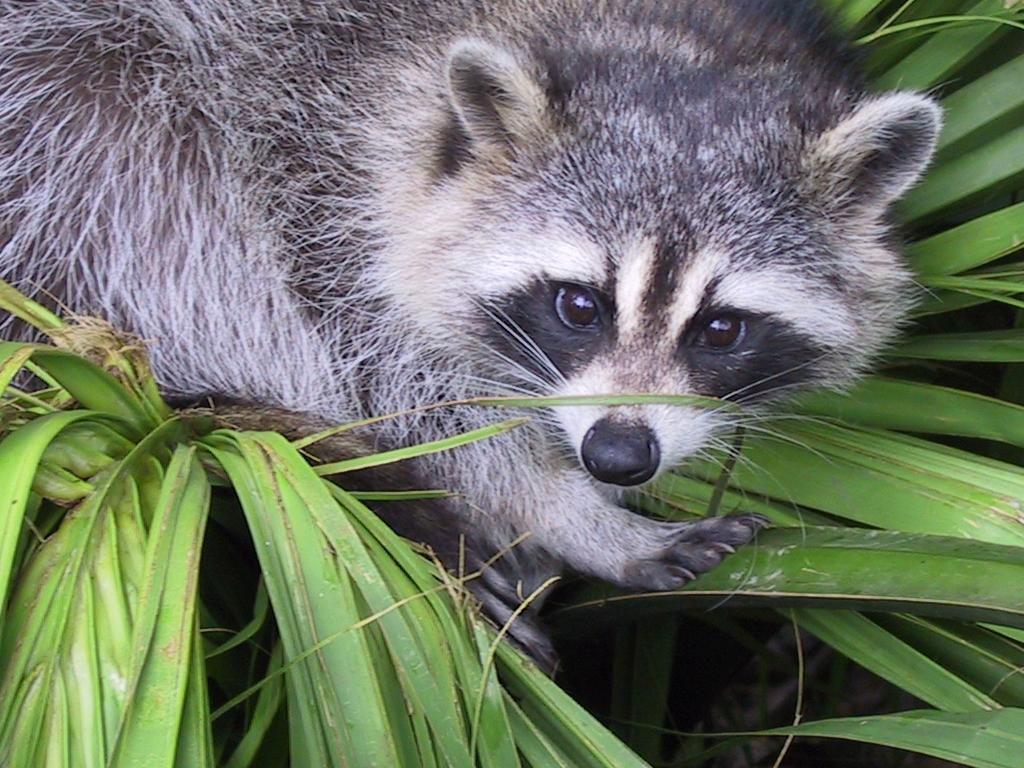
#> input picture ex04/animal.jpeg, 1024 x 768 px
$ python rotate.py
#> lines starting #> are read from the running program, lines starting #| are printed output that depends on the picture
### ex04/load_image.py
import numpy as np
import matplotlib.pyplot as plt
from PIL import Image


# [11 lines left out: function ft_load, not called in this run]


def zoom(path: str) -> np.ndarray:
    """crop the image and return a 3d array"""
#> called with path = 'animal.jpeg'
    image_data = plt.imread(path)
#> image_data is the input picture: shape (768, 1024, 3); mean R, G, B 110.7, 117.7, 102.1
    cropped_image_data = image_data[114:514, 452:852, 1]
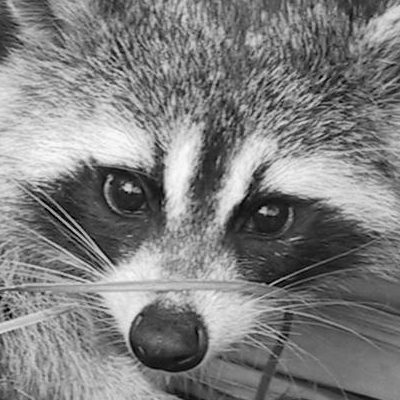
#> cropped_image_data: shape (400, 400); min 0, max 252, mean 127.3
#| The shape of the image is:  (400, 400, 1)
#> (printed output is left out)
    cropped_image = Image.fromarray(cropped_image_data)
    image_3d = np.expand_dims(cropped_image, axis=2)
    resized_image = cropped_image.resize((400, 400))
    resized_image.save("cropped_image.jpeg")
    plt.imshow(resized_image, cmap="gray")
    plt.axis('on')
    plt.show()
    return image_3d

### ex04/rotate.py
from load_image import zoom
import matplotlib.pyplot as plt
import numpy as np


def ft_rotate(path: str) -> list:
    """rotates the image by 90 degrees clockwise, saves it as rotated_image"""
#> called with path = 'cropped_image.jpeg'
    image = plt.imread(path)
#> image: shape (400, 400); min 0, max 255, mean 127.3

    rotated_image = [t for t in zip(*image)]
#> rotated_image = 400 items
    rotated_image_array = np.array(rotated_image)
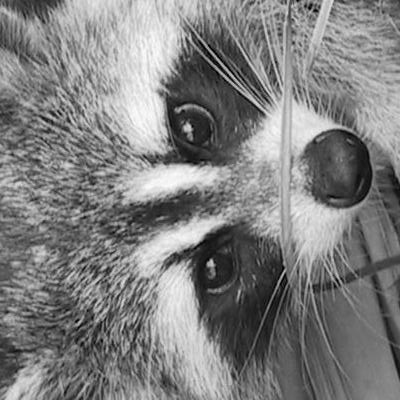
#> rotated_image_array: shape (400, 400); min 0, max 255, mean 127.3

    plt.axis('off')
    plt.imsave("rotated_image.jpeg", rotated_image_array, cmap="gray")

    plt.imshow(rotated_image_array, cmap="gray")
    plt.axis('on')
    plt.show()

    return rotated_image_array


def main():
    """subject test"""
    zoom_arr = zoom("animal.jpeg")
    print("The shape of the image is: ", zoom_arr.shape)
    print(zoom_arr)

    rotated_arr = ft_rotate("cropped_image.jpeg")
    print("The new shape after Transpose is: ", rotated_arr.shape)
#| The new shape after Transpose is:  (400, 400)
    print(rotated_arr)
#> (printed output is left out)
    # rotated_arr.reshape(rotated_arr.shape[0], rotated_arr.shape[1], 4)
    # print(rotated_arr)


if __name__ == "__main__":
    main()
